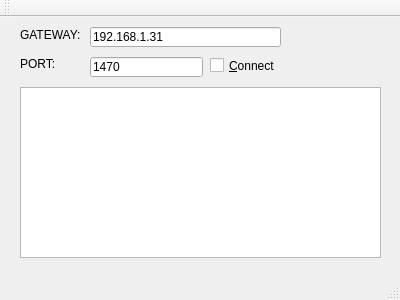
<?xml version="1.0" encoding="UTF-8"?>
<ui version="4.0">
 <class>MainWindow</class>
 <widget class="QMainWindow" name="MainWindow">
  <property name="geometry">
   <rect>
    <x>0</x>
    <y>0</y>
    <width>400</width>
    <height>300</height>
   </rect>
  </property>
  <property name="windowTitle">
   <string>MainWindow</string>
  </property>
  <widget class="QWidget" name="centralWidget">
   <widget class="QLabel" name="label">
    <property name="geometry">
     <rect>
      <x>20</x>
      <y>10</y>
      <width>61</width>
      <height>16</height>
     </rect>
    </property>
    <property name="text">
     <string>GATEWAY:</string>
    </property>
   </widget>
   <widget class="QLabel" name="label_2">
    <property name="geometry">
     <rect>
      <x>20</x>
      <y>40</y>
      <width>46</width>
      <height>13</height>
     </rect>
    </property>
    <property name="text">
     <string>PORT:</string>
    </property>
   </widget>
   <widget class="QLineEdit" name="lineEditIp">
    <property name="geometry">
     <rect>
      <x>90</x>
      <y>10</y>
      <width>191</width>
      <height>20</height>
     </rect>
    </property>
    <property name="text">
     <string>192.168.1.31</string>
    </property>
   </widget>
   <widget class="QLineEdit" name="lineEditPort">
    <property name="geometry">
     <rect>
      <x>90</x>
      <y>40</y>
      <width>113</width>
      <height>20</height>
     </rect>
    </property>
    <property name="inputMask">
     <string>00000; </string>
    </property>
    <property name="text">
     <string>1470</string>
    </property>
    <property name="maxLength">
     <number>5</number>
    </property>
   </widget>
   <widget class="QTextEdit" name="textEditLog">
    <property name="geometry">
     <rect>
      <x>20</x>
      <y>70</y>
      <width>361</width>
      <height>171</height>
     </rect>
    </property>
   </widget>
   <widget class="QCheckBox" name="checkBoxConnect">
    <property name="geometry">
     <rect>
      <x>210</x>
      <y>40</y>
      <width>70</width>
      <height>17</height>
     </rect>
    </property>
    <property name="text">
     <string>&amp;Connect</string>
    </property>
   </widget>
  </widget>
  <widget class="QMenuBar" name="menuBar">
   <property name="geometry">
    <rect>
     <x>0</x>
     <y>0</y>
     <width>400</width>
     <height>21</height>
    </rect>
   </property>
  </widget>
  <widget class="QToolBar" name="mainToolBar">
   <attribute name="toolBarArea">
    <enum>TopToolBarArea</enum>
   </attribute>
   <attribute name="toolBarBreak">
    <bool>false</bool>
   </attribute>
  </widget>
  <widget class="QStatusBar" name="statusBar"/>
 </widget>
 <layoutdefault spacing="6" margin="11"/>
 <resources/>
 <connections/>
</ui>
